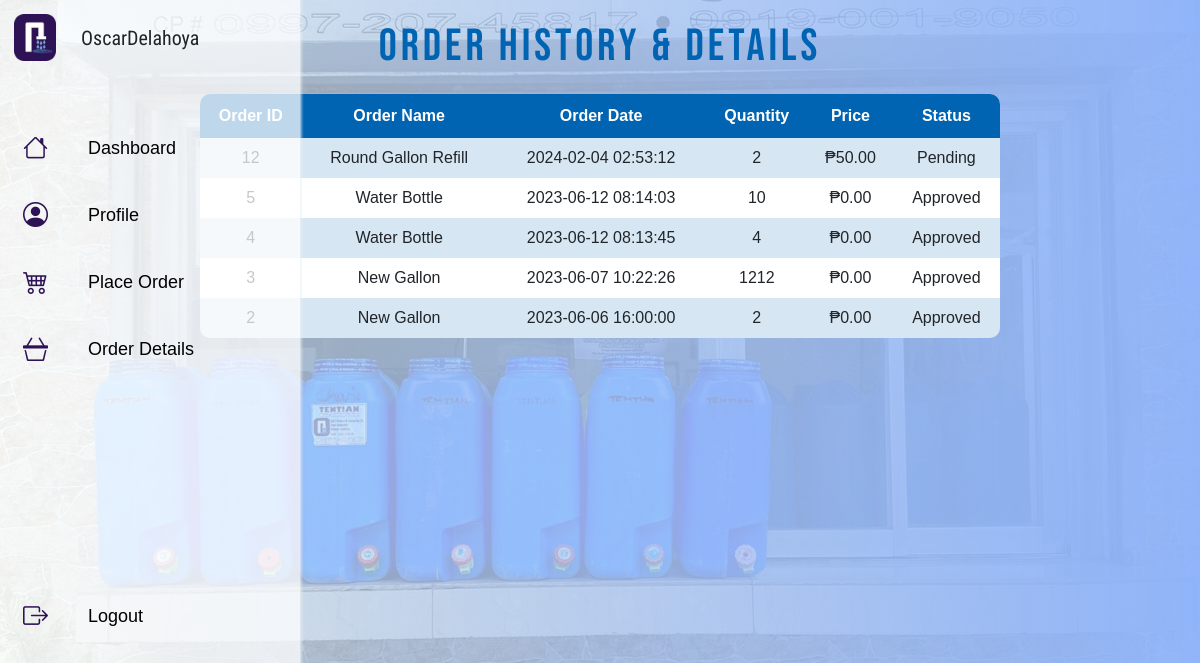
Screenshot of /tentian_V22/customer/orderDetails.php (signed in) with the database file from the repository.
### tables this page shows
CREATE TABLE `orders` (
  `order_id` int(11) NOT NULL,
  `order_name` varchar(255) NOT NULL,
  `quantity` int(11) NOT NULL,
  `price` int(15) NOT NULL,
  `full_name` varchar(255) NOT NULL,
  `complete_address` varchar(255) NOT NULL,
  `date_created` timestamp NOT NULL DEFAULT current_timestamp(),
  `status` enum('Pending','Approved','Declined','Complete') NOT NULL
);

### tentian_V22/customer/orderDetails.php (the view, shortened to what this page needs)
<?php
$user = $_SESSION['user'];
include('../Connection/Connection.php');
$sql = "SELECT order_id, order_name, date_created, quantity, price,
               CASE
                    WHEN status = 'Ongoing Deliver' THEN 'Out For Delivery'
                    ELSE status
               END as status
        FROM orders
        WHERE full_name = '" . $user['full_name'] . "'
        ORDER BY order_id DESC";
$stmt = $conn->prepare($sql);
$stmt->execute();
$orders = $stmt->fetchAll(PDO::FETCH_ASSOC);
?>
<!DOCTYPE html>
<html>
<head>
    <link href="https://cdn.jsdelivr.net/npm/bootstrap@5.3.0-alpha3/dist/css/bootstrap.min.css" rel="stylesheet">
    <link rel="stylesheet" href="https://cdn.jsdelivr.net/npm/bootstrap-icons@1.10.5/font/bootstrap-icons.css">
    <link rel="stylesheet" href="../CSS/navstyle.css">
    <link rel="stylesheet" href="https://unpkg.com/aos@next/dist/aos.css"/>
</head>
<body>
    <?php include ('../customer/customerSidebar.php') ?>
    <div class="main-content">
        <div class="orderD-header"><h1>Order History & Details</h1></div>
        <div class="order-table" data-aos="fade-up">
            <table>
                <thead>
                    <tr>
                        <th scope="col">Order ID</th>
                        <th scope="col">Order Name</th>
                        <th scope="col">Order Date</th>
                        <th scope="col">Quantity</th>
                        <th scope="col">Price</th>
                        <th scope="col">Status</th>
                    </tr>
                </thead>
                <tbody>
                    <?php foreach ($orders as $order): ?>
                        <tr>
                            <td><?= $order['order_id']; ?></td>
                            <td><?= $order['order_name']; ?></td>
                            <td><?= $order['date_created']; ?></td>
                            <td><?= $order['quantity']; ?></td>
                            <td><?= '₱' . number_format($order['price'], 2); ?></td>
                            <td><?= $order['status']; ?></td>
                        </tr>
                    <?php endforeach; ?>
                </tbody>
            </table>
        </div>
    </div>
</body>
</html>

### tentian_V22/CSS/navstyle.css (style rules this page uses)
* { padding: 0%; margin: 0%; font-family: sans-serif; }
body { height: 100px; background: linear-gradient(to right, #ebf8faa6, #8fb4fafa), url('../image/store-front.jpg') no-repeat center center fixed; background-size: cover; }
.main-content { max-width: 70%; margin: 0 auto; padding: 20px; box-sizing: border-box; }
.orderD-header h1 { font-family: 'Bebas Neue', sans-serif; letter-spacing: 4px; color: #0064B2; font-size: 45px; text-align: center; }
table { width: 100%; border-collapse: collapse; text-align: center; margin-top: 20px; }
table td, table th { padding: 8px; }
table tr:nth-child(even) { background-color: #fff; }
table tr:nth-child(odd) { background-color: #D7E6F3; }
table th { padding-top: 10px; padding-bottom: 10px; background-color: #0064B2; color: white; text-align: center; }
.order-table table { border-radius: 10px; overflow: hidden; }

### rows the page displays
orders: order_id "12", order_name "Round Gallon Refill", date_created "2024-02-04 02:53:12", quantity "2", price "50.00", status "Pending"
orders: order_id "5", order_name "Water Bottle", date_created "2023-06-12 08:14:03", quantity "10", price "0.00", status "Approved"
orders: order_id "4", order_name "Water Bottle", date_created "2023-06-12 08:13:45", quantity "4", price "0.00", status "Approved"
orders: order_id "3", order_name "New Gallon", date_created "2023-06-07 10:22:26", quantity "1212", price "0.00", status "Approved"
orders: order_id "2", order_name "New Gallon", date_created "2023-06-06 16:00:00", quantity "2", price "0.00", status "Approved"
